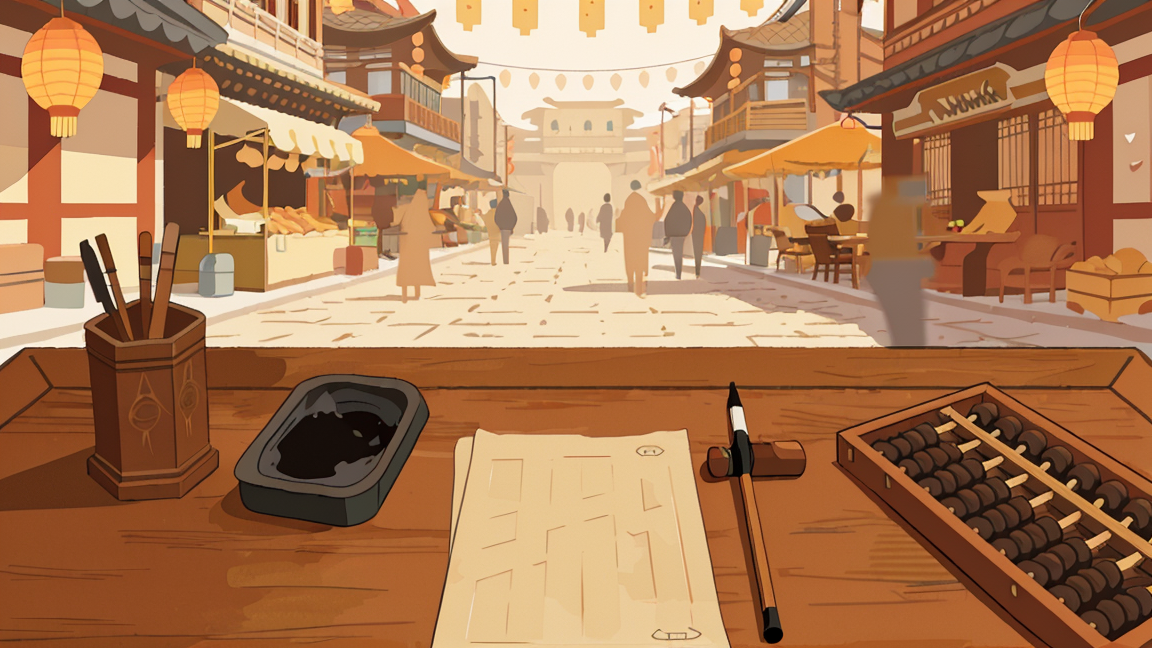
#> input picture docs/screenshots/restyle/flat_d40.png, 1152 x 648 px, given in place of main_bg.png, which was not available
$ python check_restyle.py
#> lines starting #> are read from the running program, lines starting #| are printed output that depends on the picture; pictures that were not available may be replaced by others from this repository, and a replacement may not be noted
"""对 img2img 产出的自动判据（修正版）。

**上一版的 bug（已修）**：判据区域用了固定绝对坐标 (982,951,1283,1488)，
那是按参照物 main_bg.png（2730x1535）算的；而 img2img 输出是 1152x648，
于是 crop 出界、PIL 用黑色填充 → "纸面墨色 100%"，把**每一张都误判成"纸上有字"**。
（连参照物自己都是 1.4%，只有其它图 100% —— 这个反常就是 bug 的信号。）

修正：**按每张图的实际尺寸取相对区域**。

判据三项：
 1. 结构差异（分块平均色差）：越大说明构图被改得越多
 2. 纸面墨色占比：与参照物对比，判断纸是否仍空白、有没有被画上字
 3. 整体画风距离（相邻差比值）
"""
import os
import sys

from PIL import Image

SRC = r'D:\个人项目\daishu\assets\images\backgrounds\main_bg.png'
DIR = r'D:\dsh\tmp\restyle'
# 相对区域（信纸 / 纸面）：x 36%~47%，y 62%~97%
RB = (0.36, 0.62, 0.47, 0.97)


def box_for(img, rb=RB):
    w, h = img.size
    return (int(w * rb[0]), int(h * rb[1]), int(w * rb[2]), int(h * rb[3]))


def block_diff(a, b, grid=12):
    if a.size != b.size:
        b = b.resize(a.size, Image.LANCZOS)
    pa = a.resize((grid, grid), Image.BOX).load()
    pb = b.resize((grid, grid), Image.BOX).load()
    tot = 0
    for y in range(grid):
        for x in range(grid):
            ra, ga, ba = pa[x, y]
            rb_, gb, bb = pb[x, y]
            tot += abs(ra - rb_) + abs(ga - gb) + abs(ba - bb)
    return tot / (grid * grid * 3)


def ink_ratio(img, rb=RB):
    crop = img.crop(box_for(img, rb))
    px = crop.load()
    w, h = crop.size
    n = 0
    dark = 0
    for y in range(0, h, 2):
        for x in range(0, w, 2):
            r, g, b = px[x, y]
            lum = 0.2126 * r + 0.7152 * g + 0.0722 * b
            sat = max(r, g, b) - min(r, g, b)
            n += 1
            if lum < 120 and sat < 60:
                dark += 1
    return dark / max(1, n)


def main():
    ref = Image.open(SRC).convert('RGB')
#> ref is the input picture: PIL image 1152x648 RGB; mean R, G, B 171.4, 123, 85
    base_ink = ink_ratio(ref) * 100
#> in ink_ratio, `crop = img.crop(box_for(img, rb))`:
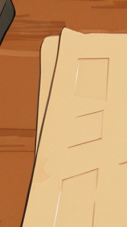
#> crop: PIL image 127x227 RGB; mean R, G, B 204.3, 155.8, 105
#> after the loop in ink_ratio, `for y in range(0, h, 2):`: dark = 174; n = 7296
#> base_ink = 2.38
    print('参照物 %s %s  纸面墨色基准 %.1f%%' % (os.path.basename(SRC), ref.size, base_ink))
#| 参照物 D:\个人项目\daishu\assets\images\backgrounds\main_bg.png (1152, 648)  纸面墨色基准 2.4%
    print()
    print('%-18s %-10s %-12s %s' % ('文件', '结构差异', '纸面墨色', '判定'))
    print('-' * 60)
    rows = []
    for f in sorted(os.listdir(DIR)):
        if not f.endswith('.png') or f.startswith(('restyle', 'crop_')):
            continue
        img = Image.open(os.path.join(DIR, f)).convert('RGB')
        bd = block_diff(ref, img)
#> after the loop in block_diff, `for y in range(grid):`: tot = 0
#> bd = 0
        ink = ink_ratio(img) * 100
#> ink = 2.38
        flags = []
        if bd > 26:
            flags.append('结构崩')
        if ink > base_ink * 3 + 6:          # 明显高于参照物 = 纸上多了深色痕迹
            flags.append('纸面多墨')
        rows.append((f, bd, ink, ' / '.join(flags) if flags else 'OK'))
#> pass 2 of the loop in main, `for f in sorted(os.listdir(DIR)):`:
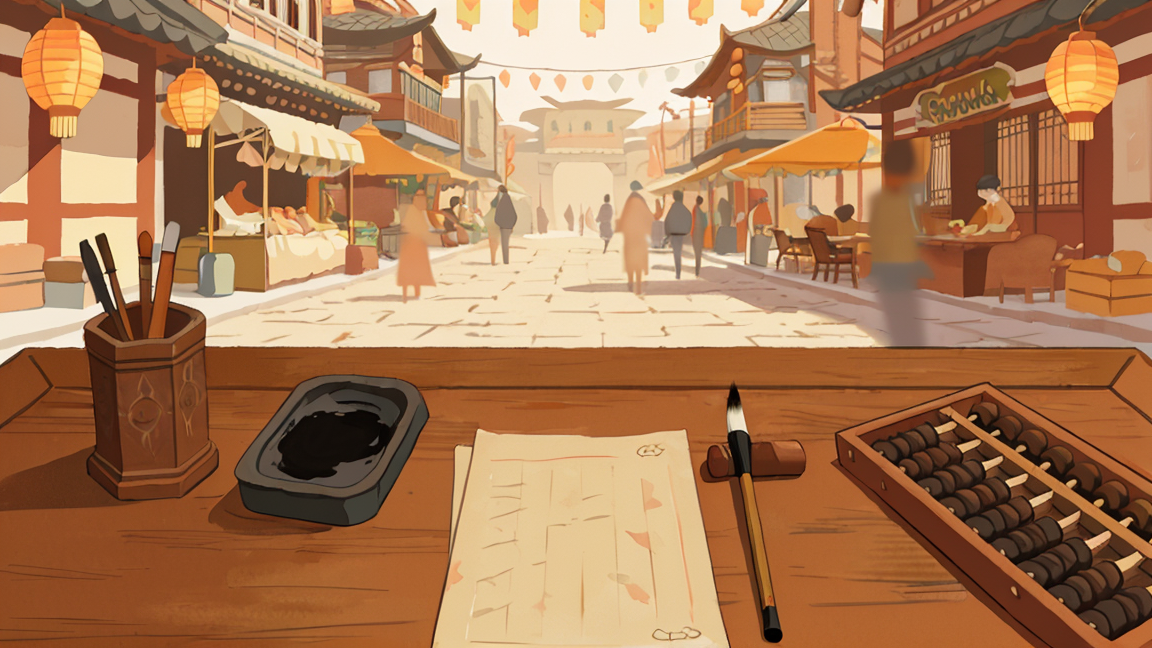
#> input picture docs/screenshots/restyle/gouache_d40.png, 1152 x 648 px, found by its file name
#> in main, img is the input picture: PIL image 1152x648 RGB; mean R, G, B 170.3, 123.1, 85.7
#> bd = 1.78
#> in ink_ratio (call 3), `crop = img.crop(box_for(img, rb))`:
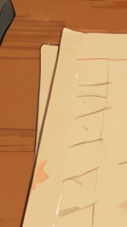
#> crop: PIL image 127x227 RGB; mean R, G, B 201.6, 154.9, 105.5
#> after the loop in ink_ratio (call 3), `for y in range(0, h, 2):`: dark = 155; n = 7296
#> ink = 2.12
#> pass 3 of the loop in main, `for f in sorted(os.listdir(DIR)):`:
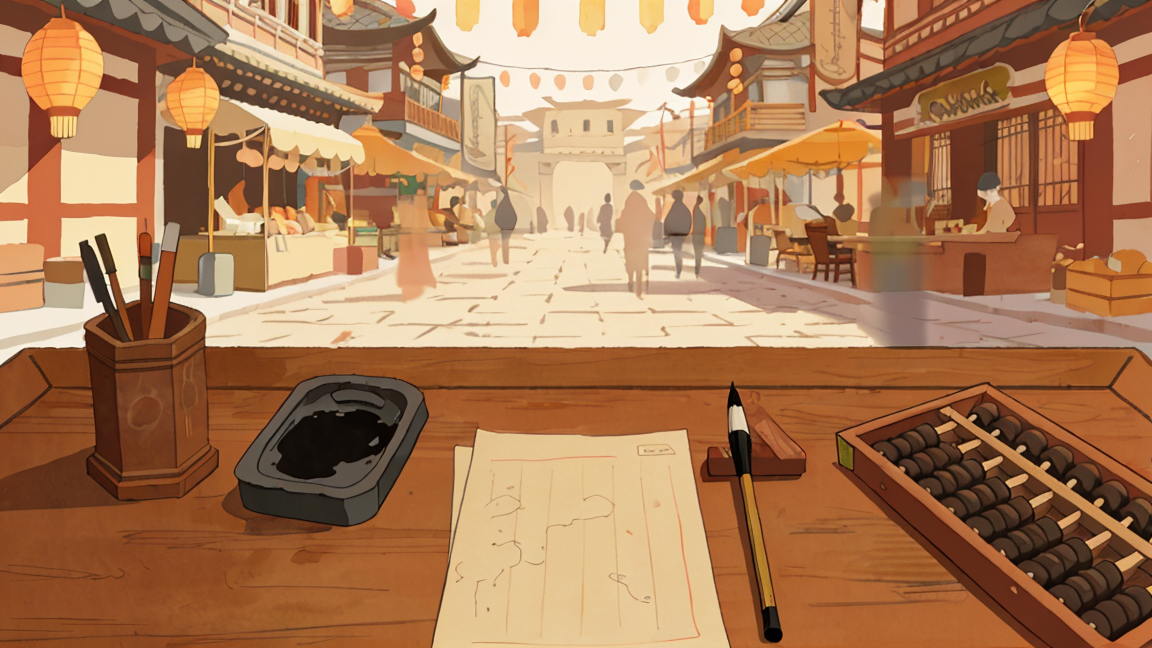
#> input picture docs/screenshots/restyle/line_d40.png, 1152 x 648 px, found by its file name
#> in main, img is the input picture: PIL image 1152x648 RGB; mean R, G, B 170.1, 123, 85.6
#> bd = 1.99
#> in ink_ratio (call 4), `crop = img.crop(box_for(img, rb))`:
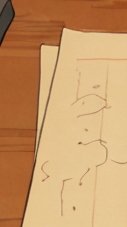
#> crop: PIL image 127x227 RGB; mean R, G, B 200.3, 153.7, 104.3
#> after the loop in ink_ratio (call 4), `for y in range(0, h, 2):`: dark = 163; n = 7296
#> ink = 2.23
#> the loop made 4 passes; the first 3 are shown
    for f, bd, ink, v in sorted(rows, key=lambda r: r[1]):
        print('%-18s %-10.1f %-11.1f%% %s' % (f, bd, ink, v))
    print()
    print('判读：结构差异小 = 保住构图；纸面墨色接近基准 %.1f%% = 纸仍空白。' % base_ink)
#| 判读：结构差异小 = 保住构图；纸面墨色接近基准 2.4% = 纸仍空白。


if __name__ == '__main__':
    main()
